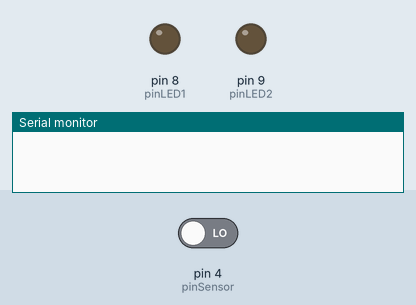
This sketch was run on a simulated Arduino Uno, built with avr-gcc and run on an emulated ATmega328P. Shown: output pins drawn as LEDs (lit = HIGH), the last lines printed to the serial monitor. The inputs (shaded band) are chosen by the test bench; at power-on: pin 4 (pinSensor) LOW.

Above: at 1.2 s.
1.3 s: pin 4 (pinSensor) driven HIGH
At 2.7 s:
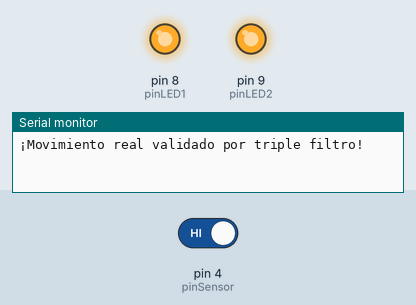
Timing chart, 0 to 4.3 s (numbered marks = the images above; inputs shaded):
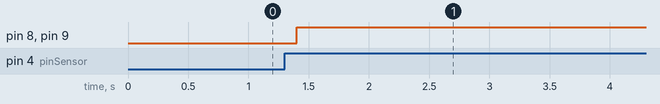

Measured:
- after the input at 1.3 s, pin 8 (pinLED1), pin 9 (pinLED2): LOW → HIGH after 0.10 s

The sketch:

lampara_pir.ino
```cpp
const int pinSensor = 4;
const int pinLED1 = 8;
const int pinLED2 = 9;

const unsigned long tiempoEncendido = 10000;
bool temporizadorActivo = false;
unsigned long tiempoInicio = 0;

void setup() {
  Serial.begin(9600);

  pinMode(pinSensor, INPUT);
  pinMode(pinLED1, OUTPUT);
  pinMode(pinLED2, OUTPUT);
}

void loop() {

  if (!temporizadorActivo) {
    if (digitalRead(pinSensor) == HIGH) {


      delay(50);
      if (digitalRead(pinSensor) == HIGH) {


        delay(50);
        if (digitalRead(pinSensor) == HIGH) {
          Serial.println("¡Movimiento real validado por triple filtro!");

          digitalWrite(pinLED1, HIGH);
          digitalWrite(pinLED2, HIGH);

          temporizadorActivo = true;
          tiempoInicio = millis();
        }
      }
    }
  }


  if (temporizadorActivo) {
    if (millis() - tiempoInicio >= tiempoEncendido) {
      digitalWrite(pinLED1, LOW);
      digitalWrite(pinLED2, LOW);

      temporizadorActivo = false;
      Serial.println("Tiempo cumplido. Esperando...");
    }
  }

  delay(50);
}
```
